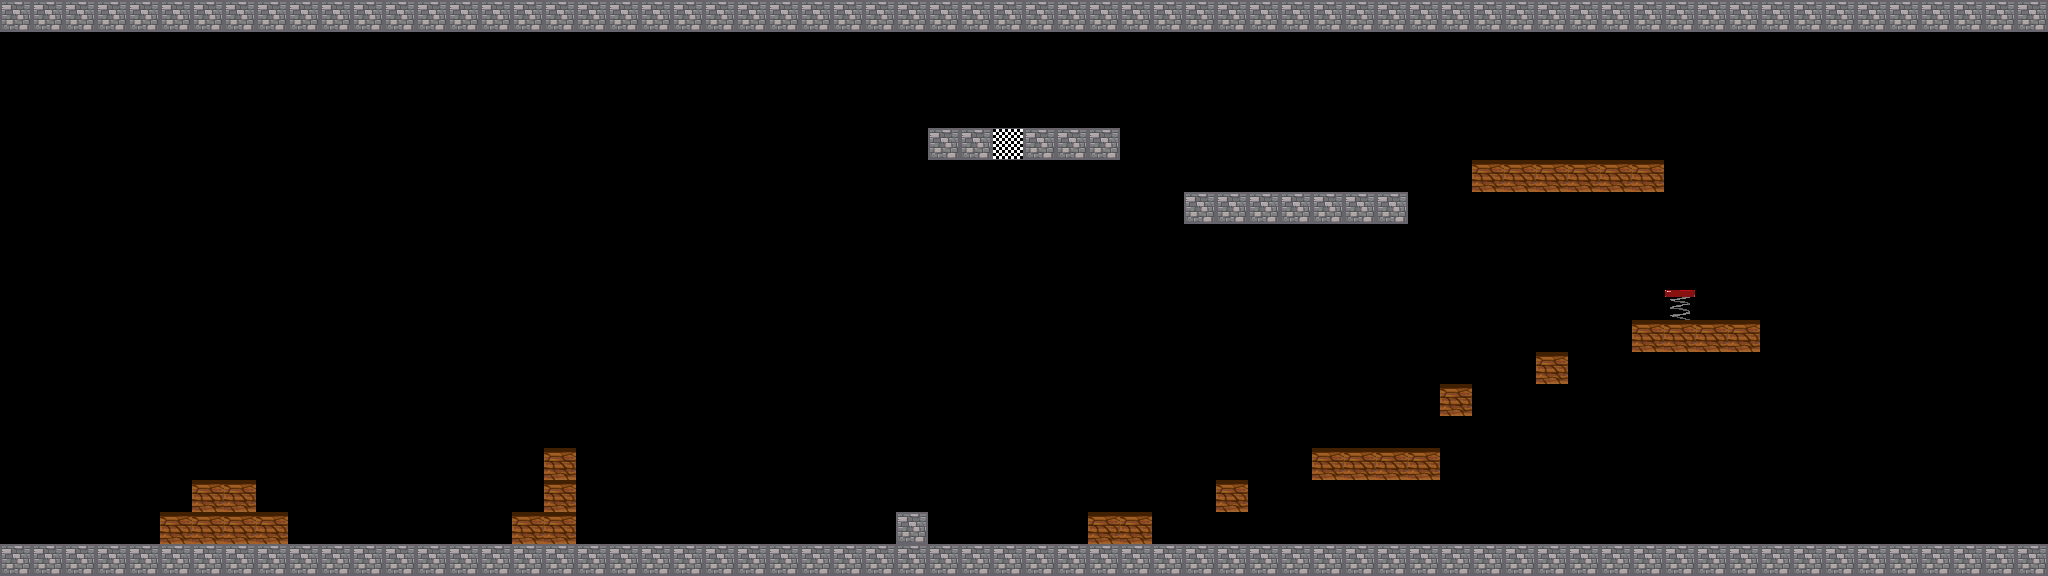

Below is a game level as drawn by its tile map, then a one-line description and the .tmx that defines it (tile-layer data replaced by summaries):
An orthogonal 64x18 tile map with 32x32 px tiles, 1 tile layer (CollisionLayer) and 4 objects (Entity, Weapon, Enemy, Item).

<map version="1.0" tiledversion="1.0.3" orientation="orthogonal" renderorder="left-down" width="64" height="18" tilewidth="32" tileheight="32" nextobjectid="17">
 <tileset firstgid="1" source="../img/untitled1.tsx" />
 <layer name="CollisionLayer" width="64" height="18">
  <data>[1152 cells, 172 non-empty, 4 distinct tile ids]</data>
 </layer>
 <objectgroup name="ObjectLayer" width="64" height="18">
  <object id="1" name="Player" type="Entity" x="64" y="444" width="32" height="32" />
  <object id="2" name="Gun" type="Weapon" x="386" y="448" width="32" height="32" />
  <object id="3" name="MeleeEnemy" type="Enemy" x="641" y="506" width="32" height="35">
   <properties>
    <property name="startX" type="float" value="20" />
    <property name="startY" type="float" value="16" />
    <property name="targetX" type="float" value="32" />
    <property name="targetY" type="float" value="16" />
   </properties>
  </object>
  <object id="15" name="Upgrade" type="Item" x="1123" y="450" width="32" height="32" />
 </objectgroup>
</map>